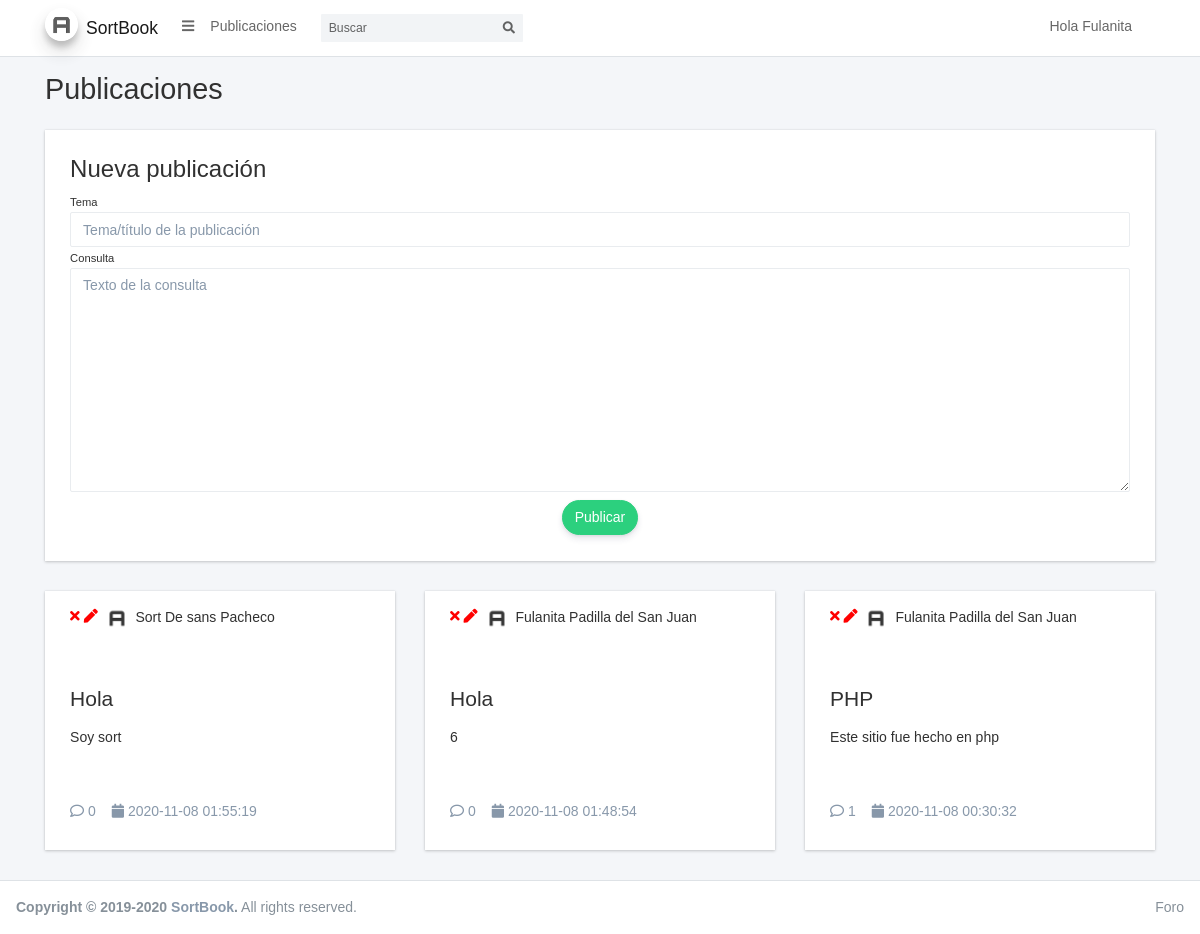
/ (signed in), run on the app's committed database.
### tables this page shows
CREATE TABLE `consulta` (
  `idconsulta` int(11) NOT NULL,
  `titulo` varchar(45) DEFAULT NULL,
  `descripcion` varchar(45) DEFAULT NULL,
  `fecha_hora` datetime DEFAULT current_timestamp(),
  `id_usuario` int(11) DEFAULT NULL
);

### includes/sidebar.php (called while the page is built, shortened)
<?php
$user = isset($_SESSION['user']) ? unserialize($_SESSION['user']) : null;
$search = isset($_GET['search']) ? $_GET['search'] : null;
?>

### mysql.php (called while the page is built, shortened)
<?php
function conexion() {
    $servidor = 'localhost';
    $cuenta = 'root';
    $password = '';
    $bd = 'foro';
    $conexion = new mysqli($servidor, $cuenta, $password, $bd);
    if ($conexion->connect_errno) {
        die('Error en la conexion');
    } else {
        return $conexion;
    }
}
function selectBD($sql) {
    $resultado = conexion() -> query($sql);
    if ($resultado -> num_rows){
        return $resultado;
    }
    return null;
}
?>

### index.php (the view, shortened to what this page needs)
<?php
require "mysql.php";
?>
<!DOCTYPE html>
<html lang="en">
<head>
    <?php include "includes/css.php"; ?>
</head>
<body class="hold-transition sidebar-collapse layout-top-nav">
    <div class="wrapper">
        <?php include "includes/navbar.php"; ?>
        <?php include "includes/sidebar.php"; ?>
        <div class="content-wrapper">
            <div class="content-header">
                <div class="container">
                    <div class="row mb-2">
                        <div class="col-sm-6">
                            <h1 class="m-0 text-dark"> Publicaciones</h1>
                        </div>
                    </div>
                </div>
            </div>
            <div class="content">
                <div class="container">
                    <div class="row">
                        <div class="col-md-12">
                            <div class="card">
                                <div class="card-body">
                                    <form action="" id="formPublicacion" onsubmit="return false;">
                                        <h2>Nueva publicación</h2>
                                        <small>Tema</small>
                                        <input type="text" class="form-control" name="tema" id="tema" placeholder="Tema/título de la publicación">
                                        <small>Consulta</small>
                                        <textarea class="form-control" name="consulta" id="consulta" cols="30" rows="10" placeholder="Texto de la consulta"></textarea>
                                        <div class="col-md-12 text-center">
                                            <button class="btn btn-success btn-rounded waves-effect waves-light mt-2 text-white" id="btnPublicar" onclick="savePublicacion();">Publicar</button>
                                        </div>
                                    </form>
                                </div>
                            </div>
                        </div>
                    </div>
                    <div class="row">
                        <?php
                        $resultado = selectBD("SELECT CONCAT(u.nombre, ' ', u.ape_pat, ' ', u.ape_mat) as nombre, u.idusuario, c.idconsulta, c.titulo, c.descripcion, c.fecha_hora, (SELECT COUNT(r.idrespuesta) FROM respuesta r WHERE r.id_consulta = c.idconsulta) as respuestas FROM consulta c LEFT JOIN usuario u ON u.idusuario = c.id_usuario WHERE c.titulo LIKE '%" . $search . "%' OR c.descripcion LIKE '%" . $search . "%' ORDER BY c.fecha_hora DESC");
                        if ($resultado) {
                            while ($fila = $resultado->fetch_assoc()) {
                                $tienePermisos = $user->isAdmin || $fila['idusuario'] == $user->idUser;
                        ?>
                                <div class="col-md-6 col-lg-4" id="publicacion_<?php echo $fila['idconsulta']; ?>">
                                    <div class="card">
                                        <div class="card-header">
                                            <?php
                                            if ($tienePermisos) { ?>
                                                <i class="fas fa-times btn-eliminar" onclick="eliminarPublicacion(<?php echo $fila['idconsulta']; ?>);"></i>
                                                <i class="fas fa-pen btn-editar" onclick="editarPublicacion(<?php echo $fila['idconsulta']; ?>);"></i>
                                            <?php
                                            }
                                            ?>
                                            <img src="dist/img/AdminLTELogo.png" class="rounded-circle" width="30"> <?php echo $fila['nombre']; ?>
                                        </div>
                                        <div class="card-body">
                                            <h3 class="mt-3" id="titulo_<?php echo $fila['idconsulta']; ?>"><?php echo $fila['titulo']; ?></h3>
                                            <p class="mt-3 font-light" id="descripcion_<?php echo $fila['idconsulta']; ?>"><?php echo $fila['descripcion']; ?></p>
                                        </div>
                                        <div class="card-footer">
                                            <div class="d-flex no-block align-items-center mb-3">
                                                <div>
                                                    <a href="javascript:openModal(<?php echo $fila['idconsulta']; ?>)" class="link"><i class="far fa-comment"></i> <?php echo $fila['respuestas']; ?></a>
                                                </div>
                                                <span class="text-muted ml-3"><i class="fas fa-calendar"></i> <?php echo $fila['fecha_hora']; ?></span>
                                            </div>
                                        </div>
                                    </div>
                                </div>
                        <?php
                            }
                        }
                        ?>
                    </div>
                </div>
            </div>
        </div>
        <?php include "includes/footer.php"; ?>
    </div>
</body>
</html>

### index.php (style rules this page uses)
.card-header, .card-footer { background-color: white; }
.btn-eliminar, .btn-editar { color: red; cursor: pointer; }

### data on the page
consulta: nombre "Sort De sans Pacheco", titulo "Hola", descripcion "Soy sort", respuestas "0", fecha_hora "2020-11-08 01:55:19"
consulta: nombre "Fulanita Padilla del San Juan", titulo "Hola", descripcion "6", respuestas "0", fecha_hora "2020-11-08 01:48:54"
consulta: nombre "Fulanita Padilla del San Juan", titulo "PHP", descripcion "Este sitio fue hecho en php", respuestas "1", fecha_hora "2020-11-08 00:30:32"

### other printed values
$user->nombre "Fulanita"
